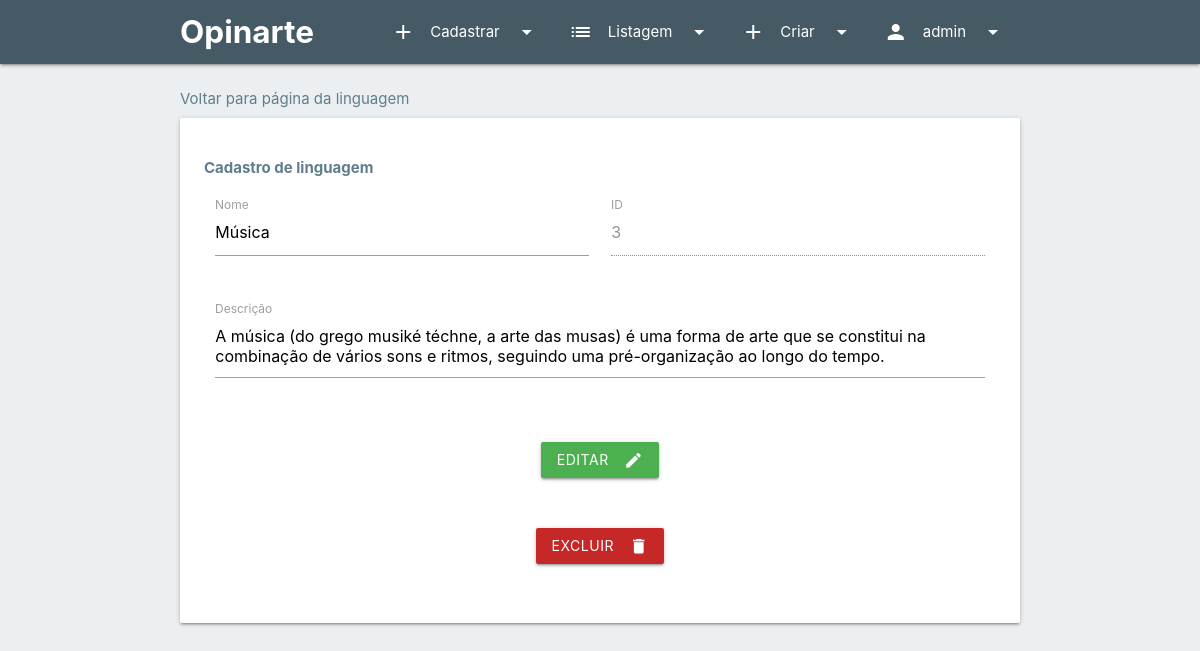
Screenshot of /lingArte_cad.php?id=3 (signed in) with the database file from the repository.
### tables this page shows
CREATE TABLE IF NOT EXISTS `linguagensart` (
  `id` INT(11) NOT NULL AUTO_INCREMENT,
  `nome` VARCHAR(50) NOT NULL,
  `descricao` VARCHAR(512) NOT NULL COMMENT 'breve definição e descrição sobre a história e características da linguagem\n',
  PRIMARY KEY (`id`));

### classes/Conexao.class.php (called while the page is built, shortened)
<?php
class Conexao {
	protected static $instance;
	private function __construct ()
	{
		$db_host	=	"localhost";
		$db_name	=	"websiteartes";
		$db_user	=	"root";
		$db_pass	=	"";
		$db_driver	=	"mysql";
		try	{
			self::$instance = new PDO("$db_driver:host=$db_host; dbname=$db_name", $db_user, $db_pass);
			self::$instance->setAttribute(PDO::ATTR_ERRMODE, PDO::ERRMODE_EXCEPTION);
			self::$instance->exec('SET NAMES utf8');
		}
		catch (PDOException $e)	{
			echo "Erro: ".$e->getMessage();
		}
	}
	public static function getInstance() {
		return self::$instance;
	}
}
?>

### classes/LingArteDao.class.php (called while the page is built, shortened)
<?php
class LingArteDao {
	public static function Popula($row) {
		$lingArte = new LingArte;
		$lingArte->setId($row['id']);
		$lingArte->setNome($row['nome']);
		$lingArte->setDescricao($row['descricao']);
		return $lingArte;
	}
	public static function Select($criterio, $pesquisa = false) {
		try {
			switch ($criterio) {
				case 'id':
					$sql = "SELECT * FROM linguagensArt WHERE $criterio = '$pesquisa'";
					break;
			}
			$query = Conexao::getInstance()->query($sql);
			$lingArtes = array();
			while ($row = $query->fetch(PDO::FETCH_ASSOC)) {
				array_push($lingArtes, self::Popula($row));
			}
			return $lingArtes;
		} catch (PDOException $e) {
			echo $e->getMessage();
		}
	}
	public static function SelectPorId($id) {
		$ling = self::Select('id', $id);
		return $ling[0];
	}
}
?>

### classes/AbsIdNome.class.php (called while the page is built, shortened)
<?php
abstract class AbsIdNome extends AbsId {
	private $nome;
	public function setNome($nome) {
		$this->nome = $nome;
	}
	public function getNome() {
		return $this->nome;
	}
}
?>

### classes/AbsIdNomeDescricao.class.php (called while the page is built, shortened)
<?php
abstract class AbsIdNomeDescricao extends AbsIdNome {
	private $descricao;
	public function setDescricao($descricao){
		$this->descricao = $descricao;
	}
	public function getDescricao(){
		return $this->descricao;
	}
}
?>

### lingArte_cad.php (the view, shortened to what this page needs)
<!DOCTYPE html>
<?php
$title = "Cadastro de linguagem";
$acao = 'Insert';
if (isset($_POST['id'])) $id = $_POST['id'];
else if (isset($_GET['id'])) $id = $_GET['id'];
if (isset($id)) $acao = 'Update';
else $id = 'ID preenchido automaticamente.';
$nome = '';
$descricao = '';
if ($acao == 'Update') {
	$lingArte = LingArteDao::SelectPorId($id);
	$nome = $lingArte->getNome();
	$descricao = $lingArte->getDescricao();
}
?>
<html>
<head>
	<link type="text/css" rel="stylesheet" href="css/materialize.min.css" media="screen,projection" />
	<link type="text/css" rel="stylesheet" href="css/custom.css" />
</head>
<body class="blue-grey lighten-5">
	<header>
	</header>
	<main>
		<div class="container">
			<?php if ($acao == 'Update') : ?>
				<a href="lingArte.php?id=<?php echo $id; ?>" class="link">
					Voltar para página da linguagem
				</a>
			<?php endif; ?>
			<form action="lingArte_acao.php" method="post" class="card-panel hoverable">
				<p class="blue-grey-text"><b><?php echo $title; ?></b></p>
				<div class="row">
					<div class="input-field col s12 m6">
						<label for="nome">Nome</label>
						<input type="text" name="nome" id="nome" value="<?php echo $nome; ?>" required>
					</div>
					<div class="input-field col s12 m6">
						<label for="id">ID</label>
						<input type="text" value="<?php echo $id; ?>" class="disabled" disabled>
					</div>
				</div>
				<div class="row">
					<div class="input-field col s12">
						<label for="descricao">Descrição</label>
						<textarea class="materialize-textarea" name="descricao" id="descricao"><?php echo $descricao; ?></textarea>
					</div>
				</div>
				<?php
				if ($acao == 'Insert') {
					$acao_txt = 'Cadastrar';
					$acao_ico = "add";
				} else if ($acao == 'Update') {
					$acao_txt = 'Editar';
					$acao_ico = "edit";
				}
				?>
				<div class="row">
					<div class="input-field col s12">
						<center> <button class="waves-effect waves-light btn green" type="submit" name="acao" value="<?php echo $acao; ?>">
								<?php echo $acao_txt; ?>
								<i class="material-icons right"><?php echo $acao_ico; ?></i>
							</button> </center>
					</div>
				</div>
				<?php if ($acao == 'Update') { ?>
					<div class="row">
						<div class="input-field col s12">
							<center> <button class="waves-effect waves-light btn red darken-3 white-text" type="submit" name="acao" value="Delete" style="background-color: darkred; color:white;">
									Excluir
									<i class="material-icons right">delete</i>
								</button> </center>
						</div>
					</div>
				<?php } ?>
			</form>
		</div>
	</main>
</body>
</html>

### css/custom.css (style rules this page uses)
a.link { color: #607d8b; }
main div.container { margin-top: 2%; }

### rows the page displays
linguagensart: nome "Música", id "3", descricao "A música (do grego musiké téchne, a arte das musas) é uma forma de arte que se constitui na combinação de vários sons e ritmos, seguindo uma pré-organização ao longo do tempo."

### other values shown
$_SESSION['usuario_nome'] "admin"
$title "Cadastro de linguagem"
$acao_txt "EDITAR"
